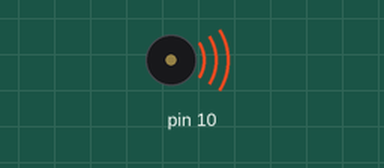
The sketch below on a simulated Arduino Uno, built with avr-gcc and run on an emulated ATmega328P. Parts: buzzer (waves = sounding).

Above: at 0.1 s.
At 40.2 s:
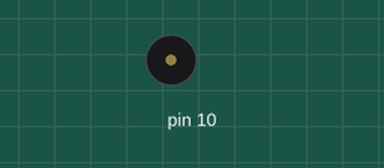
Timing chart, 0 to 41.7 s (numbered marks = the images above):
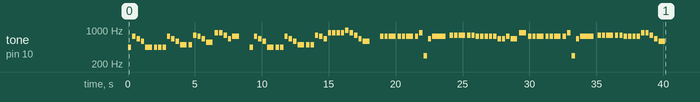

The sketch:

Gingle_bell.ino
```cpp
/*
  jINGLE bELL mELODY
  bY fK dEBEBE
  dEC 30'2017

  sOURCE cODE rESIDES iN aRDUNIO wEB sITE.
  http://www.arduino.cc/en/Tutorial/Tone
*/

#include "pitches.h"

// notes in the melody:
int melody[] = {
  //Dash  -   ing         through   the   snow
    NOTE_A4, NOTE_FS5, NOTE_E5, NOTE_D5, NOTE_A4,

  // in         a       one     hor- se   o -   pen       sleigh
    NOTE_A4, NOTE_A4, NOTE_A4, NOTE_FS5, NOTE_E5, NOTE_D5, NOTE_B4,

  //  over   the        fields     we       go
    NOTE_B4, NOTE_G5, NOTE_FS5, NOTE_E5, NOTE_CS5,

  // laugh- ing         all    the      way
  NOTE_A5, NOTE_A5, NOTE_G5, NOTE_E5, NOTE_FS5, 0,

  // Bells    on        bob      tail    ring
    NOTE_A4, NOTE_FS5, NOTE_E5, NOTE_D5, NOTE_A4,

  // mak     ing       spir     its     bright
    NOTE_A4, NOTE_A4, NOTE_FS5, NOTE_E5, NOTE_D5, NOTE_B4,

  // What       fun     it          is      to      ride    and     sing        a       sleigh  ing     song      to       night!
    NOTE_B4, NOTE_B4, NOTE_G5, NOTE_FS5, NOTE_E5, NOTE_A5, NOTE_A5, NOTE_A5, NOTE_A5, NOTE_B5, NOTE_A5, NOTE_G5, NOTE_E5, NOTE_D5, 0,


  // Jin-       gle       Bells,      Jin-      gle     Bells,    jin-      gle     all       the     way
    NOTE_FS5, NOTE_FS5, NOTE_FS5, NOTE_FS5, NOTE_FS5, NOTE_FS5, NOTE_FS5, NOTE_A5, NOTE_D4, NOTE_E5, NOTE_FS5,

  //    Oh,   what       fun      it      is      to        ride-       in      a
    NOTE_G5, NOTE_G5, NOTE_G5, NOTE_G5, NOTE_G5, NOTE_FS5, NOTE_FS5, NOTE_FS5, NOTE_FS5,

  // one       hor- se   o-      pen       sle-    igh!-
   NOTE_FS5, NOTE_E5, NOTE_E5, NOTE_FS5, NOTE_E5, NOTE_A5,

  // Jin-       gle       Bells,      Jin-      gle     Bells,    jin-      gle     all       the     way
    NOTE_FS5, NOTE_FS5, NOTE_FS5, NOTE_FS5, NOTE_FS5, NOTE_FS5, NOTE_FS5, NOTE_A5, NOTE_D4, NOTE_E5, NOTE_FS5,

  //    Oh,   what       fun      it      is      to        ride-       in      a
    NOTE_G5, NOTE_G5, NOTE_G5, NOTE_G5, NOTE_G5, NOTE_FS5, NOTE_FS5, NOTE_FS5, NOTE_FS5,

 // one       hor- se   o-      pen       sle-
   NOTE_A5, NOTE_A5, NOTE_G5, NOTE_E5, NOTE_D5
};

// note durations: 4 = quarter note, 4 = eighth note, etc.:
int noteDurations[] = {
  4, 4, 4, 4, 2,
  4, 4, 4, 4, 4, 4, 2,
  4, 4, 4, 4, 2,
  4, 4, 4, 4, 2, 2,
  4, 4, 4, 4, 2,
  4, 4, 4, 4, 4, 2,
  4, 4, 4, 4, 4, 4, 4, 4, 4, 4, 4, 4, 4, 2, 2,

  4, 4, 2, 4, 4, 2, 4, 4, 4, 4, 1,
  4, 4, 2, 4, 4, 4, 4, 4, 4,
  4, 4, 4, 4, 2, 2,
  4, 4, 2, 4, 4, 2, 4, 4, 4, 4, 1,
  4, 4, 2, 4, 4, 4, 4, 4, 4,
  4, 4, 4, 4, 2
};

void setup() {
  // iterate over the notes of the melody:
  for (int thisNote = 0; thisNote < 100; thisNote++) {

    // to calculate the note duration, take one second divided by the note type.
    //e.g. quarter note = 1000 / 4, eighth note = 1000/4, etc.
    int noteDuration = 1000 / noteDurations[thisNote];
    // USE PIN 9 ON THE ARDUINO
    tone(10, melody[thisNote], noteDuration);


    // to distinguish the notes, set a minimum time between them.
    // the note's duration + 30% seems to work well:
    int pauseBetweenNotes = noteDuration * 1.30;
    delay(pauseBetweenNotes);
    // stop the tone playing:
    noTone(10);

  }
}

void loop() {
  // no need to repeat the melody.
}
```

pitches.h
```cpp
/*************************************************
 * Public Constants
 *************************************************/

#define NOTE_B0  31
#define NOTE_C1  33
#define NOTE_CS1 35
#define NOTE_D1  37
#define NOTE_DS1 39
#define NOTE_E1  41
#define NOTE_F1  44
#define NOTE_FS1 46
#define NOTE_G1  49
#define NOTE_GS1 52
#define NOTE_A1  55
#define NOTE_AS1 58
#define NOTE_B1  62
#define NOTE_C2  65
#define NOTE_CS2 69
#define NOTE_D2  73
#define NOTE_DS2 78
#define NOTE_E2  82
#define NOTE_F2  87
#define NOTE_FS2 93
#define NOTE_G2  98
#define NOTE_GS2 104
#define NOTE_A2  110
#define NOTE_AS2 117
#define NOTE_B2  123
#define NOTE_C3  131
#define NOTE_CS3 139
#define NOTE_D3  147
#define NOTE_DS3 156
#define NOTE_E3  165
#define NOTE_F3  175
#define NOTE_FS3 185
#define NOTE_G3  196
#define NOTE_GS3 208
#define NOTE_A3  220
#define NOTE_AS3 233
#define NOTE_B3  247
#define NOTE_C4  262
#define NOTE_CS4 277
#define NOTE_D4  294
#define NOTE_DS4 311
#define NOTE_E4  330
#define NOTE_F4  349
#define NOTE_FS4 370
#define NOTE_G4  392
#define NOTE_GS4 415
#define NOTE_A4  440
#define NOTE_AS4 466
#define NOTE_B4  494
#define NOTE_C5  523
#define NOTE_CS5 554
#define NOTE_D5  587
#define NOTE_DS5 622
#define NOTE_E5  659
#define NOTE_F5  698
#define NOTE_FS5 740
#define NOTE_G5  784
#define NOTE_GS5 831
#define NOTE_A5  880
#define NOTE_AS5 932
#define NOTE_B5  988
#define NOTE_C6  1047
#define NOTE_CS6 1109
#define NOTE_D6  1175
#define NOTE_DS6 1245
#define NOTE_E6  1319
#define NOTE_F6  1397
#define NOTE_FS6 1480
#define NOTE_G6  1568
#define NOTE_GS6 1661
#define NOTE_A6  1760
#define NOTE_AS6 1865
#define NOTE_B6  1976
#define NOTE_C7  2093
#define NOTE_CS7 2217
#define NOTE_D7  2349
#define NOTE_DS7 2489
#define NOTE_E7  2637
#define NOTE_F7  2794
#define NOTE_FS7 2960
#define NOTE_G7  3136
#define NOTE_GS7 3322
#define NOTE_A7  3520
#define NOTE_AS7 3729
#define NOTE_B7  3951
#define NOTE_C8  4186
#define NOTE_CS8 4435
#define NOTE_D8  4699
#define NOTE_DS8 4978
```
